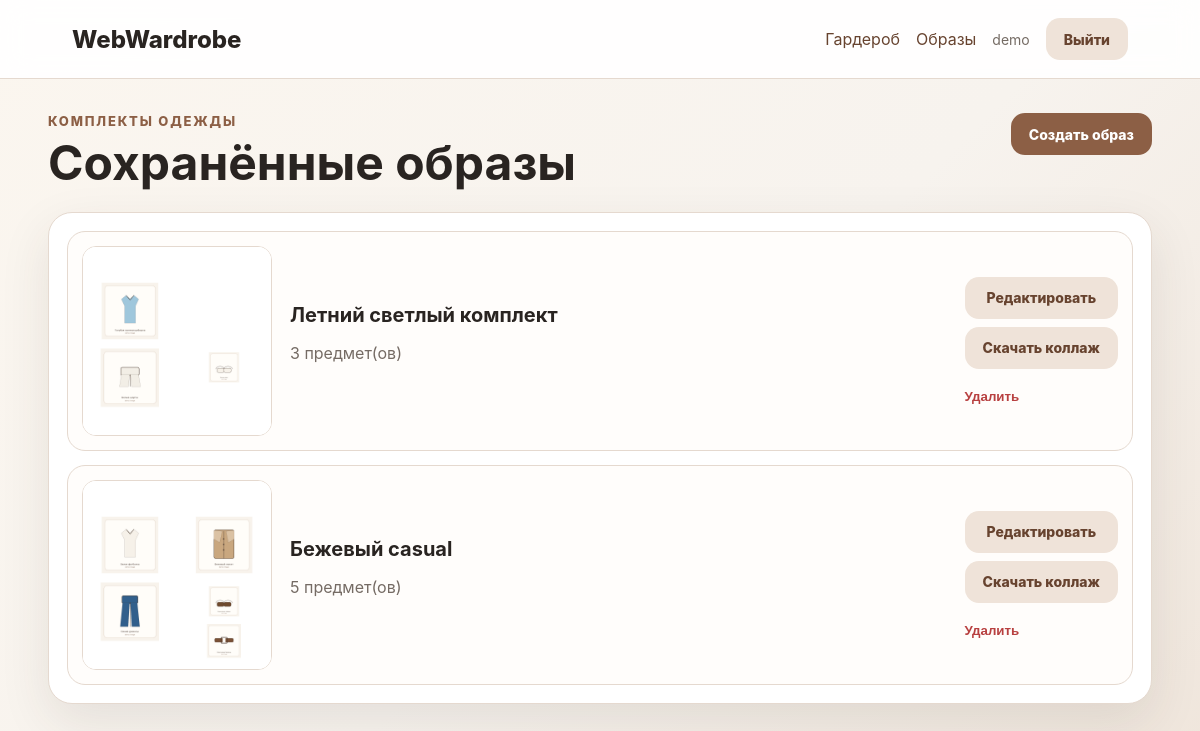
The page /outfits (signed in) on the database its author committed.
### app.py (models this page shows, shortened)
class User(db.Model):
    __tablename__ = "users"
    id = db.Column(db.Integer, primary_key=True)
    username = db.Column(db.String(50), unique=True, nullable=False)
    email = db.Column(db.String(100), unique=True, nullable=False)
    password_hash = db.Column(db.String(255), nullable=False)
    role = db.Column(db.String(20), nullable=False, default="user")
    clothes = db.relationship("ClothingItem", backref="user", cascade="all, delete-orphan")
    outfits = db.relationship("Outfit", backref="user", cascade="all, delete-orphan")

class Outfit(db.Model):
    __tablename__ = "outfits"
    id = db.Column(db.Integer, primary_key=True)
    user_id = db.Column(db.Integer, db.ForeignKey("users.id"), nullable=False)
    name = db.Column(db.String(100), nullable=False)
    items = db.relationship(
        "ClothingItem",
        secondary="outfit_items",
        back_populates="outfits",
    )

### app.py (the view)
@app.route("/outfits")
@login_required
def outfits():
    user = current_user()
    outfit_list = Outfit.query.filter_by(user_id=user.id).order_by(Outfit.id.desc()).all()
    return render_template("outfits/list.html", outfits=outfit_list)

### app.py (called while the page is built)
def current_user():
    user_id = session.get("user_id")
    if not user_id:
        return None
    return db.session.get(User, user_id)

@app.context_processor
def inject_common_data():
    return {
        "current_user": current_user(),
        "seasons": SEASONS,
        "color_wheel": COLOR_WHEEL,
    }

def login_required(view):
    @wraps(view)
    def wrapped_view(*args, **kwargs):
        if current_user() is None:
            flash("Для доступа к странице необходимо войти в систему.", "warning")
            return redirect(url_for("login", next=request.path))
        return view(*args, **kwargs)
    return wrapped_view

### templates/outfits/list.html (shortened to what this page needs)
{% extends "base.html" %}
{% block content %}
<div class="page-title">
    <div>
        <p class="eyebrow">Комплекты одежды</p>
        <h1>Сохранённые образы</h1>
    </div>
    <a href="{{ url_for('outfit_new') }}" class="button">Создать образ</a>
</div>
{% if outfits %}
    <section class="panel outfit-list-panel">
        <div class="outfit-list">
            {% for outfit in outfits %}
                <article class="outfit-row">
                    <a class="outfit-row-preview" href="{{ url_for('outfit_export', outfit_id=outfit.id) }}" title="Скачать коллаж образа">
                        <img src="{{ url_for('outfit_image', outfit_id=outfit.id) }}" alt="Превью образа {{ outfit.name }}">
                    </a>
                    <div class="outfit-row-body">
                        <h2>{{ outfit.name }}</h2>
                        <p class="muted">{{ outfit.items|length }} предмет(ов)</p>
                    </div>
                    <div class="outfit-row-actions">
                        <a class="button ghost" href="{{ url_for('outfit_edit', outfit_id=outfit.id) }}">Редактировать</a>
                        <a class="button ghost" href="{{ url_for('outfit_export', outfit_id=outfit.id) }}">Скачать коллаж</a>
                        <form method="post" action="{{ url_for('outfit_delete', outfit_id=outfit.id) }}" onsubmit="return confirm('Удалить образ?')">
                            <button class="link-danger" type="submit">Удалить</button>
                        </form>
                    </div>
                </article>
            {% endfor %}
        </div>
    </section>
{% else %}
    <div class="empty-state">
        <h2>Сохранённых образов пока нет</h2>
        <p>Создайте комплект из предметов, добавленных в гардероб.</p>
        <a href="{{ url_for('outfit_new') }}" class="button">Создать образ</a>
    </div>
{% endif %}
{% endblock %}

### templates/base.html (shortened to what this page needs)
<!doctype html>
<html lang="ru">
<head>
    <link rel="stylesheet" href="{{ url_for('static', filename='css/style.css') }}">
</head>
<body>
<header class="header">
    <a href="{{ url_for('index') }}" class="logo">WebWardrobe</a>
    <nav class="nav">
        {% if current_user %}
            <a href="{{ url_for('wardrobe') }}">Гардероб</a>
            <a href="{{ url_for('outfits') }}">Образы</a>
            <span class="nav-user">{{ current_user.username }}</span>
            <a href="{{ url_for('logout') }}" class="button ghost">Выйти</a>
        {% else %}
            <a href="{{ url_for('login') }}">Войти</a>
            <a href="{{ url_for('register') }}" class="button">Регистрация</a>
        {% endif %}
    </nav>
</header>
<main class="container">
    {% block content %}{% endblock %}
</main>
</body>
</html>

### static/css/style.css (style rules this page uses)
:root { --bg: #f7f3ee; --card: #ffffff; --text: #292421; --muted: #756b64; --accent: #8c5f45; --accent-dark: #67432f; --border: #e5d9cf; --danger: #b84040; --success: #2f7d55; --warning: #9b762c; --shadow: 0 18px 50px rgba(62, 45, 35, 0.10); }
* { box-sizing: border-box; }
body { margin: 0; min-height: 100vh; font-family: Inter, Arial, sans-serif; color: var(--text); background: linear-gradient(135deg, #fbf6ef 0%, #f7f3ee 55%, #efe5db 100%); }
a { color: var(--accent-dark); text-decoration: none; }
.header { position: sticky; top: 0; z-index: 20; display: flex; justify-content: space-between; align-items: center; gap: 24px; padding: 18px 6vw; background: rgba(255, 255, 255, 0.9); border-bottom: 1px solid var(--border); backdrop-filter: blur(14px); }
.logo { font-weight: 800; font-size: 24px; color: var(--text); }
.nav { display: flex; align-items: center; gap: 16px; flex-wrap: wrap; }
.nav-user { color: var(--muted); font-size: 14px; }
.container { width: min(1180px, 92vw); margin: 0 auto; padding: 34px 0 64px; }
.hero h1, .page-title h1, .auth-card h1, .empty-state h1 { font-size: clamp(34px, 5vw, 62px); line-height: 1.02; margin: 0 0 18px; }
.page-title { display: flex; justify-content: space-between; align-items: flex-start; gap: 20px; margin-bottom: 24px; }
.page-title h1 { font-size: clamp(32px, 4vw, 50px); margin-bottom: 0; }
.eyebrow { margin: 0 0 10px; color: var(--accent); text-transform: uppercase; letter-spacing: 0.14em; font-weight: 800; font-size: 13px; }
.hero-card, .panel, .auth-card, .card, .empty-state, .preview-card { background: var(--card); border: 1px solid var(--border); border-radius: 24px; box-shadow: var(--shadow); }
.hero-card, .panel { padding: 24px; }
.button { display: inline-flex; align-items: center; justify-content: center; min-height: 42px; padding: 0 18px; border: 0; border-radius: 14px; background: var(--accent); color: #fff; font-weight: 800; cursor: pointer; text-decoration: none; font-size: 14px; }
.button.ghost { background: #efe3d9; color: var(--accent-dark); }
.muted { color: var(--muted); }
.link-danger { border: 0; background: transparent; color: var(--danger); cursor: pointer; font-weight: 800; padding: 0; margin-top: 12px; }
.wardrobe-table-panel, .outfit-list-panel { padding: 18px; }
.outfit-list { display: grid; gap: 14px; }
.outfit-row { display: grid; grid-template-columns: 190px minmax(0, 1fr) auto; gap: 18px; align-items: center; padding: 14px; border: 1px solid var(--border); border-radius: 18px; background: #fffdfb; }
.outfit-row-preview { display: flex; align-items: center; justify-content: center; width: 190px; height: 190px; border-radius: 14px; overflow: hidden; background: #fff; border: 1px solid var(--border); }
.outfit-row-preview img { width: 100%; height: 100%; object-fit: contain; display: block; background: #fff; }
.outfit-row-body h2 { margin: 0 0 8px; font-size: 20px; }
.outfit-row-actions { display: grid; gap: 8px; justify-items: stretch; }

### rows shown on the page
User: username "demo"
Outfit: shows a picture, name "Летний светлый комплект", items|length "3"
Outfit: shows a picture, name "Бежевый casual", items|length "5"
